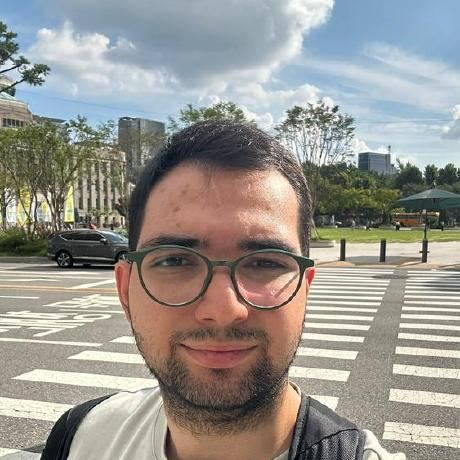
#> input picture source-photo.jpg, 460 x 460 px
$ python make_ascii_svg.py
#> lines starting #> are read from the running program, lines starting #| are printed output that depends on the picture
### scripts/config.py
"""Tek yerden profil ayarları: scripts/profile.json."""

from __future__ import annotations

import json
import os

HERE = os.path.dirname(os.path.abspath(__file__))

with open(os.path.join(HERE, "profile.json"), encoding="utf-8") as _f:
#> (reads scripts/profile.json from the repository)
    PROFILE = json.load(_f)

USERNAME = PROFILE["username"]
DISPLAY_NAME = PROFILE["display_name"]
LOCATION = PROFILE["location"]
ROLE = PROFILE["role"]
INFO_ROWS = [tuple(row) for row in PROFILE["rows"]]


def resolve_username() -> str:
    env = os.environ.get("GH_PROFILE_USER") or os.environ.get("GITHUB_REPOSITORY_OWNER")
    if env:
        return env.strip()
    repo = os.environ.get("GITHUB_REPOSITORY", "")
    if "/" in repo:
        return repo.split("/", 1)[0]
    return USERNAME


def prompt_user() -> str:
    return resolve_username()

### scripts/make_ascii_svg.py
#!/usr/bin/env python3
"""Fotoğrafı (veya prosedürel portreyi) kendini yazan monochrome ASCII SVG'ye çevir."""

from __future__ import annotations

import html
import math
import os
import sys

HERE = os.path.dirname(os.path.abspath(__file__))
sys.path.insert(0, HERE)
from config import DISPLAY_NAME, prompt_user  # noqa: E402

SRC = sys.argv[1] if len(sys.argv) > 1 else os.path.join(HERE, "..", "source-photo.jpg")
OUT = sys.argv[2] if len(sys.argv) > 2 else os.path.join(HERE, "..", "portrait-ascii.svg")

# Karakter hücresi dikdörtgen (dar+uzun) olduğundan sütun > satır tutulur ki yüz ezilmesin.
COLS = 92
ROWS = 64
CELL_W = 7
CELL_H = 13
# Koyu arka plana açık mürekkep: AYDINLIK piksel = yoğun karakter, karanlık = boşluk (arka plana erir).
RAMP = " .,:;irsXA253hMHGS#9B&@"

CONTRAST = 1.15
GAMMA = 0.92
WHITE_FLOOR = 0.80  # (artık kullanılmıyor; geriye dönük uyum için duruyor)

# Fotoğrafın yüzü dolduran kare kırpımı (gökyüzü/yol dışarıda kalır)
CROP_L, CROP_R = 0.20, 0.80
CROP_T, CROP_B = 0.15, 0.95

PAD = 20
TITLEBAR_H = 30
STATUS_H = 30
ART_W = COLS * CELL_W
ART_H = ROWS * CELL_H
CANVAS_W = ART_W + PAD * 2
CANVAS_H = TITLEBAR_H + ART_H + STATUS_H + PAD

BG = "#0d1117"
BG2 = "#111722"
FRAME = "#30363d"
TITLE_TEXT = "#7d8590"
INK = "#c9d1d9"
CURSOR = "#c9d1d9"

ROW_DUR = 0.09
STAGGER = 0.07
STATIC = bool(os.environ.get("STATIC"))


# [44 lines left out: function procedural_grid, not called in this run]


def image_grid(path: str) -> list[str]:
    from PIL import Image, ImageEnhance, ImageOps

    im = Image.open(path).convert("L")
    w, h = im.size
    # yüzü dolduran kare kırpım; selfie'nin gökyüzü/yolu dışarıda kalır
    im = im.crop((int(w * CROP_L), int(h * CROP_T), int(w * CROP_R), int(h * CROP_B)))
    im = ImageOps.autocontrast(im, cutoff=2)
    im = ImageEnhance.Contrast(im).enhance(CONTRAST)
    im = im.resize((COLS, ROWS), Image.LANCZOS)
    px = im.load()
    rows: list[str] = []
    for y in range(ROWS):
        ny = (y / (ROWS - 1)) * 2 - 1
        chars: list[str] = []
        for x in range(COLS):
            nx = (x / (COLS - 1)) * 2 - 1
            # oval maske: yüz/kafa ovalinin dışı arka plana (boşluk) erir
            d = (nx / 0.92) ** 2 + ((ny + 0.04) / 0.99) ** 2
            if d > 1.0:
                chars.append(" ")
                continue
            lum = math.pow(px[x, y] / 255.0, GAMMA)
            edge = min(1.0, (1.0 - d) / 0.18)   # kenarda yumuşak geçiş
            lum = lum * (0.35 + 0.65 * edge)     # kenarları karart -> boşluğa eri
            # AYDINLIK = yoğun karakter (koyu arka planda açık mürekkep)
            idx = int(lum * (len(RAMP) - 1) + 0.5)
            idx = max(0, min(len(RAMP) - 1, idx))
            chars.append(RAMP[idx])
        rows.append("".join(chars))
    return rows


def build_svg(rows_txt: list[str]) -> str:
    user = prompt_user()
    art_top = TITLEBAR_H + PAD * 0.35
    font_size = CELL_H * 0.86
    parts: list[str] = [
        f'<svg xmlns="http://www.w3.org/2000/svg" width="{CANVAS_W}" height="{CANVAS_H}" '
        f'viewBox="0 0 {CANVAS_W} {CANVAS_H}">',
        f'<rect width="{CANVAS_W}" height="{CANVAS_H}" rx="12" fill="{BG}"/>',
        f'<rect x="1" y="1" width="{CANVAS_W - 2}" height="{CANVAS_H - 2}" rx="11" fill="none" stroke="{FRAME}"/>',
        f'<rect width="{CANVAS_W}" height="{TITLEBAR_H}" rx="12" fill="{BG2}"/>',
        f'<rect y="{TITLEBAR_H - 12}" width="{CANVAS_W}" height="12" fill="{BG2}"/>',
    ]
    for i, color in enumerate(("#ff5f56", "#ffbd2e", "#27c93f")):
        parts.append(f'<circle cx="{18 + i * 16}" cy="{TITLEBAR_H / 2}" r="5" fill="{color}"/>')
    parts.append(
        f'<text x="72" y="{TITLEBAR_H / 2 + 4}" fill="{TITLE_TEXT}" font-size="12" '
        f'font-family="ui-monospace, SFMono-Regular, Menlo, Consolas, monospace">'
        f"{html.escape(user)}@github: ~$ ./portrait.sh</text>"
    )

    parts.append("<defs>")
    for ry in range(len(rows_txt)):
        row_y = art_top + ry * CELL_H
        delay = ry * STAGGER
        if STATIC:
            parts.append(
                f'<clipPath id="wipe{ry}"><rect x="{PAD}" y="{row_y}" width="{ART_W}" height="{CELL_H}"/></clipPath>'
            )
        else:
            parts.append(
                f'<clipPath id="wipe{ry}">'
                f'<rect x="{PAD}" y="{row_y}" width="{ART_W}" height="{CELL_H}">'
                f'<animate attributeName="width" from="0" to="{ART_W}" dur="{ROW_DUR}s" '
                f'begin="{delay:.3f}s" fill="freeze"/>'
                f"</rect></clipPath>"
            )
    parts.append("</defs>")

    for ry, line in enumerate(rows_txt):
        y = art_top + ry * CELL_H + CELL_H * 0.74
        delay = ry * STAGGER
        safe = html.escape(line)
        parts.append(
            f'<text x="{PAD}" y="{y:.2f}" fill="{INK}" font-size="{font_size:.2f}" xml:space="preserve" '
            f'font-family="ui-monospace, SFMono-Regular, Menlo, Consolas, monospace" '
            f'clip-path="url(#wipe{ry})">{safe}</text>'
        )
        if not STATIC:
            parts.append(
                f'<rect x="{PAD}" y="{art_top + ry * CELL_H + 2:.2f}" width="7" height="{CELL_H - 4}" fill="{CURSOR}" opacity="0">'
                f'<animate attributeName="x" from="{PAD}" to="{PAD + ART_W}" dur="{ROW_DUR}s" '
                f'begin="{delay:.3f}s" fill="freeze"/>'
                f'<animate attributeName="opacity" values="0;1;1;0" keyTimes="0;0.08;0.88;1" dur="{ROW_DUR}s" '
                f'begin="{delay:.3f}s" fill="freeze"/>'
                f"</rect>"
            )

    status_y = TITLEBAR_H + ART_H + PAD * 0.55 + 18
    parts.append(
        f'<rect y="{TITLEBAR_H + ART_H + PAD * 0.25}" width="{CANVAS_W}" height="{STATUS_H}" fill="{BG2}"/>'
    )
    parts.append(
        f'<text x="{PAD}" y="{status_y:.2f}" fill="{TITLE_TEXT}" font-size="12" '
        f'font-family="ui-monospace, SFMono-Regular, Menlo, Consolas, monospace">'
        f'{html.escape(user)}@github:~$ whoami  '
        f'<tspan fill="{INK}">{html.escape(DISPLAY_NAME)}</tspan></text>'
    )
    if not STATIC:
        parts.append(
            f'<rect x="{PAD + 210}" y="{status_y - 11}" width="7" height="13" fill="{INK}">'
            f'<animate attributeName="opacity" values="1;0;1" dur="1s" repeatCount="indefinite"/>'
            f"</rect>"
        )
    parts.append("</svg>")
    return "".join(parts)


def main() -> None:
    if os.path.isfile(SRC):
        try:
            rows = image_grid(SRC)
#> in image_grid, `im = Image.open(path).convert("L")`:
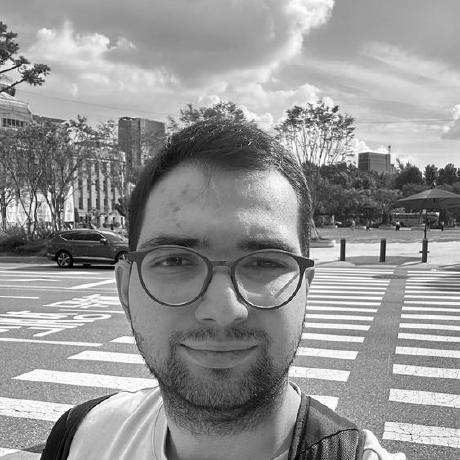
#> im: PIL image 460x460 L; min 0, max 255, mean 148.8
#> in image_grid, `im = im.crop((int(w * CROP_L), int(h * CROP_T), int(w * CROP_R), int(h..`:
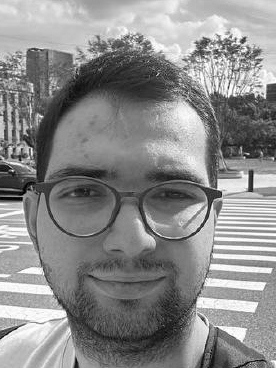
#> im: PIL image 276x368 L; min 0, max 255, mean 138.9
#> in image_grid, `im = ImageOps.autocontrast(im, cutoff=2)`:
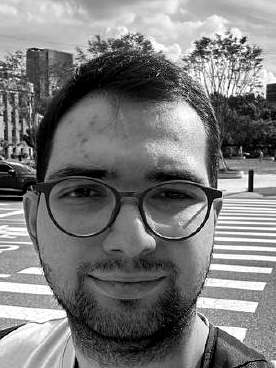
#> im: PIL image 276x368 L; min 0, max 255, mean 122.8
#> in image_grid, `im = im.resize((COLS, ROWS), Image.LANCZOS)`:
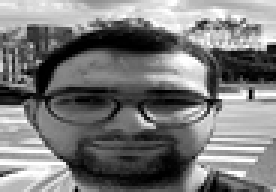
#> im: PIL image 92x64 L (shown 3 times larger); min 0, max 255, mean 122.2
#> after the loop in image_grid, `for y in range(ROWS):`: rows = 64 items
            print("using photo", SRC)
        except Exception as exc:
            print("photo failed, fallback portrait:", exc)
            rows = procedural_grid()
    else:
        print("no source-prepped.png — procedural portrait")
        rows = procedural_grid()

    svg = build_svg(rows)
    with open(OUT, "w", encoding="utf-8") as f:
        f.write(svg)
    print("wrote", OUT, len(svg), "bytes;", CANVAS_W, "x", CANVAS_H)


if __name__ == "__main__":
    main()
#> the loop in build_svg, `for ry in range(len(rows_txt)):` made 64 passes
#> (row_y, delay) on passes 1 to 12: (37, 0), (50, 0.07), (63, 0.14), (76, 0.21), (89, 0.28), (102, 0.35), (115, 0.42), (128, 0.49), (141, 0.56), (154, 0.63), (167, 0.7), (180, 0.77)
#> after the loop in build_svg, `for ry in range(len(rows_txt)):`: parts = 74 items
#> the loop in build_svg, `for ry, line in enumerate(rows_txt):` made 64 passes
#> (y, delay) on passes 1 to 12: (46.62, 0), (59.62, 0.07), (72.62, 0.14), (85.62, 0.21), (98.62, 0.28), (111.6, 0.35), (124.6, 0.42), (137.6, 0.49), (150.6, 0.56), (163.6, 0.63), (176.6, 0.7), (189.6, 0.77)
#> after the loop in build_svg, `for ry, line in enumerate(rows_txt):`: parts = 203 items
#| wrote scripts/../portrait-ascii.svg 48282 bytes; 684 x 912
